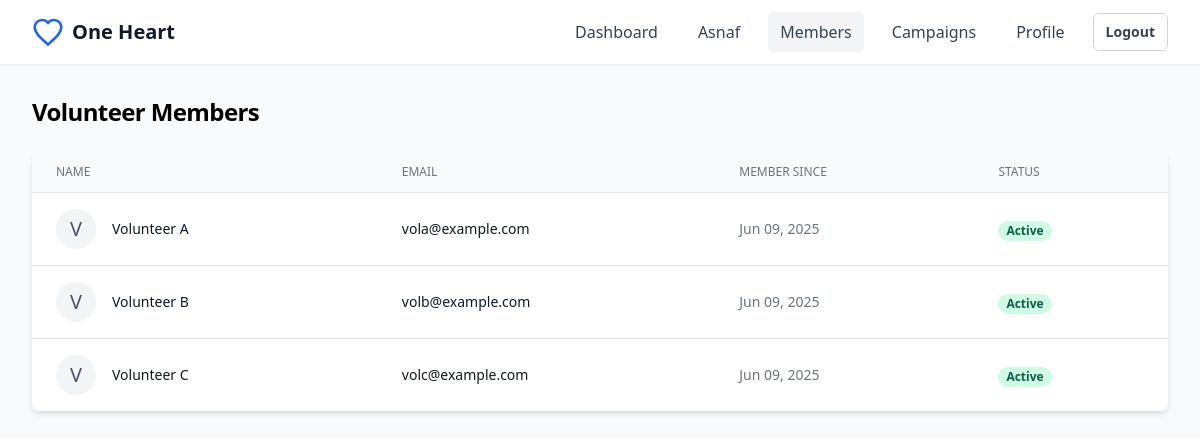
/members.php (signed in), run on the app's committed database.
### tables this page shows
CREATE TABLE users (
    id INT AUTO_INCREMENT PRIMARY KEY,
    name VARCHAR(100) NOT NULL,
    username VARCHAR(50) UNIQUE NOT NULL,
    email VARCHAR(100) NOT NULL UNIQUE,
    password VARCHAR(255) NOT NULL,
    phone VARCHAR(20),
    ic VARCHAR(20),
    organization VARCHAR(255),
    role ENUM('admin', 'volunteer') NOT NULL DEFAULT 'volunteer',
    status ENUM('active', 'suspended') NOT NULL DEFAULT 'active',
    created_at TIMESTAMP DEFAULT CURRENT_TIMESTAMP,
    updated_at TIMESTAMP DEFAULT CURRENT_TIMESTAMP ON UPDATE CURRENT_TIMESTAMP
);

### members.php (the view, shortened to what this page needs)
<?php
require_once 'config/database.php';
$query = "SELECT u.* FROM users u WHERE u.role = 'volunteer' ORDER BY u.created_at DESC";
$result = $conn->query($query);
?>
<!DOCTYPE html>
<html lang="en">
<head>
    <link href="https://cdn.jsdelivr.net/npm/tailwindcss@2.2.19/dist/tailwind.min.css" rel="stylesheet">
    <link rel="stylesheet" href="assets/css/style.css">
</head>
<body class="bg-gray-50">
    <?php include 'includes/header.php'; ?>
    <main class="mx-auto max-w-7xl px-4 sm:px-6 lg:px-8 py-8">
        <div class="space-y-6">
            <div class="flex justify-between items-center">
                <h1 class="text-2xl font-bold tracking-tight">Volunteer Members</h1>
            </div>
            <div class="bg-white shadow-md rounded-lg overflow-hidden">
                <table class="min-w-full divide-y divide-gray-200">
                    <thead class="bg-gray-50">
                        <tr>
                            <th class="px-6 py-3 text-left text-xs font-medium text-gray-500 uppercase">Name</th>
                            <th class="px-6 py-3 text-left text-xs font-medium text-gray-500 uppercase">Email</th>
                            <th class="px-6 py-3 text-left text-xs font-medium text-gray-500 uppercase">Member Since</th>
                            <th class="px-6 py-3 text-left text-xs font-medium text-gray-500 uppercase">Status</th>
                        </tr>
                    </thead>
                    <tbody class="bg-white divide-y divide-gray-200">
                        <?php while ($row = $result->fetch_assoc()): ?>
                            <tr class="hover:bg-gray-50">
                                <td class="px-6 py-4 whitespace-nowrap">
                                    <div class="flex items-center">
                                        <div class="h-10 w-10 flex-shrink-0">
                                            <span class="h-10 w-10 rounded-full bg-gray-100 flex items-center justify-center">
                                                <span class="text-xl font-medium text-gray-600">
                                                    <?php echo strtoupper(substr($row['name'], 0, 1)); ?>
                                                </span>
                                            </span>
                                        </div>
                                        <div class="ml-4">
                                            <div class="text-sm font-medium text-gray-900">
                                                <?php echo htmlspecialchars($row['name']); ?>
                                            </div>
                                        </div>
                                    </div>
                                </td>
                                <td class="px-6 py-4 whitespace-nowrap">
                                    <div class="text-sm text-gray-900">
                                        <?php echo htmlspecialchars($row['email']); ?>
                                    </div>
                                </td>
                                <td class="px-6 py-4 whitespace-nowrap">
                                    <div class="text-sm text-gray-500">
                                        <?php
                                        $date = new DateTime($row['created_at']);
                                        echo $date->format('M d, Y');
                                        ?>
                                    </div>
                                </td>
                                <td class="px-6 py-4 whitespace-nowrap">
                                    <span class="px-2 inline-flex text-xs leading-5 font-semibold rounded-full bg-green-100 text-green-800">
                                        Active
                                    </span>
                                </td>
                            </tr>
                        <?php endwhile; ?>
                    </tbody>
                </table>
            </div>
        </div>
    </main>
</body>
</html>

### data on the page
users: name "V", name "Volunteer A", email "vola@example.com", created_at "Jun 09, 2025"
users: name "V", name "Volunteer B", email "volb@example.com", created_at "Jun 09, 2025"
users: name "V", name "Volunteer C", email "volc@example.com", created_at "Jun 09, 2025"
